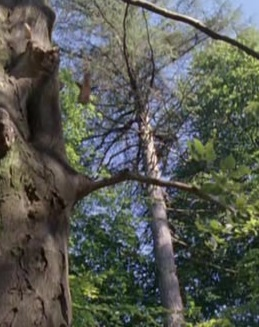
%> input picture SalBenchmark-master/Data/DataSet3/ImgsPQFT/0.jpg, 259 x 327 px; its folder holds only this picture in this run
$ octave main.m   (GNU Octave 9; MATLAB toolbox functions it lacks are replaced by stand-ins)
%> lines starting %> are read from the running program, lines starting %| are printed output that depends on the picture
%> further down, img is the input picture: size 327x259x3 uint8; mean R, G, B 87.4, 90.2, 82.5
### SalBenchmark-master/Code/matlab/PQFT/saliency detection based PQFT/getImage.m
function out = getImage( image )
%GETIMAGE Summary of this function goes here
%   Detailed explanation goes here
[men_m,men_n,men_d]=size(image);
%> men_m = 327; men_n = 259; men_d = 3
quaternion=create_channel('color',image,[64,64]);
out=getSMap(quaternion,[men_m,men_n]);
end

### SalBenchmark-master/Code/matlab/PQFT/saliency detection based PQFT/create_channel.m
function quaternion= create_channel(name,IM1,IM2,rescale)
%> called with name = 'color', IM2 = [64 64]
%创建四个特征通道的四元数表达,
%quternion是一个结构体(w,x,y,z)表示成w+x*i+y*j+z*k
%rescale表示对图像下采样的大小,32*32,64*64,128*128,256*256.
if nargin<=2
    error('wrong parameters.');
end
if nargin==3         %name,IM1,rescal,表示静态图像
    if strcmp(name,'gray')==1
        error('It must be a color image.');
    end
    if strcmp(name,'color')==1                     %彩色静态图像
        I=imresize(IM1,IM2);
        [m,n,d]=size(I);     %m为行，n为列,d为三色通道
%> m = 64; n = 64; d = 3
        I=im2double(I);
%> I: size 64x64x3 double
        R=zeros(m,n);G=zeros(m,n);B=zeros(m,n);Y=zeros(m,n);
        for i=1:m
            for j=1:n
            R(i,j)=I(i,j,1)-(I(i,j,2)+I(i,j,3))/2;
            G(i,j)=I(i,j,2)-(I(i,j,1)+I(i,j,3))/2;
            B(i,j)=I(i,j,3)-(I(i,j,1)+I(i,j,2))/2;
            Y(i,j)=(I(i,j,1)+I(i,j,2))/2-abs(I(i,j,1)-I(i,j,2))/2-I(i,j,3);
            end
        end
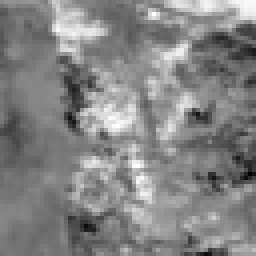
%> B: size 64x64 double (shown 4 times larger); min -0.306, max 0.235, mean -0.0248; drawn with min black and max white
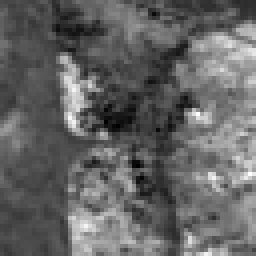
%> G: size 64x64 double (shown 4 times larger); min -0.0882, max 0.188, mean 0.0207; drawn with min black and max white
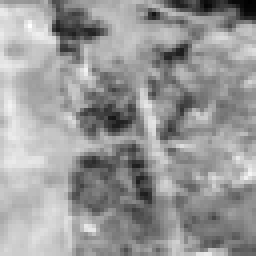
%> R: size 64x64 double (shown 4 times larger); min -0.184, max 0.129, mean 0.00404; drawn with min black and max white
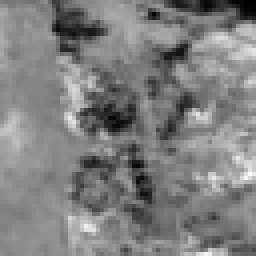
%> Y: size 64x64 double (shown 4 times larger); min -0.271, max 0.282, mean 0.00606; drawn with min black and max white
        %下面是构建四个通道
        Intensity=zeros(m,n);            %亮度通道
        Move=zeros(m,n);                   %运动通道
        RG=R-G;BY=B-Y;                   %两个颜色通道的构建
        for i=1:m
            for j=1:n
                Intensity(i,j)=(I(i,j,1)+I(i,j,2)+I(i,j,3))/3;
            end
        end
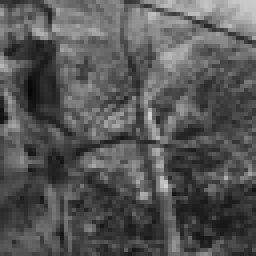
%> Intensity: size 64x64 double (shown 4 times larger); min 0.0301, max 0.821, mean 0.34
        %得到四个特征通道，RG,BY,Intensity,Move.
        %存在Move(t)+RG(t)*i+BY(t)*j+Intensity(t)*k
        quaternion=q_compose(Move,RG,BY,Intensity);                     %进行四元傅里叶变换
    end

else
    if strcmp(name,'gray')==1                %灰度动态图像
       I1=imresize(IM1,rescale);
       I2=imresize(IM2,rescale);
       [m,n]=size(I1);     %m为行，n为列
       I1=im2double(I1);I2=im2double(I2);
       RG=zeros(m,n);BY=zeros(m,n);              %由于图像是灰度图像,其中BG和BY都默认是0.
       %下面是构建两个通道（一个亮度通道和一个运动通道）
       Intensity=I2;            %亮度通道
       Move=abs(I2-I1);      %运动通道
       %得到四个特征通道，RG,BY,Intensity,Move.
       %存在Move(t)+RG(t)*i+BY(t)*j+Intensity(t)*k
       quaternion=q_compose(Move,RG,BY,Intensity);
    end
    if strcmp(name,'color')==1                     %彩色动态图像
        I1=imresize(IM1,rescale);
        I2=imresize(IM2,rescale);
        [m,n,d]=size(I1);     %m为行，n为列,d为三色通道
        I1=im2double(I1);I2=im2double(I2);
        R=zeros(m,n);G=zeros(m,n);B=zeros(m,n);Y=zeros(m,n);
        for i=1:m
            for j=1:n
                R(i,j)=I2(i,j,1)-(I2(i,j,2)+I2(i,j,3))/2;
                G(i,j)=I2(i,j,2)-(I2(i,j,1)+I2(i,j,3))/2;
                B(i,j)=I2(i,j,3)-(I2(i,j,1)+I2(i,j,2))/2;
                Y(i,j)=(I2(i,j,1)+I2(i,j,2))/2-abs(I2(i,j,1)-I2(i,j,2))/2-I2(i,j,3);
            end
        end
        %下面是构建四个通道
        Intensity=zeros(m,n);            %亮度通道
        Intensity2=zeros(m,n);
        RG=R-G;BY=B-Y;                   %两个颜色通道的构建
        for i=1:m
            for j=1:n
                Intensity(i,j)=(I1(i,j,1)+I1(i,j,2)+I1(i,j,3))/3;
                Intensity2(i,j)=(I2(i,j,1)+I2(i,j,2)+I2(i,j,3))/3;
            end
        end
        Move=abs(Intensity-Intensity2);      %运动通道
        %得到四个特征通道，RG,BY,Intensity,Move.
        %存在Move(t)+RG(t)*i+BY(t)*j+Intensity(t)*k
        quaternion=q_compose(Move,RG,BY,Intensity2);

    end
end
end

### SalBenchmark-master/Code/matlab/PQFT/saliency detection based PQFT/q_sp.m
function d = q_sp( a,b )
%Q_SP Summary of this function goes here
%   Detailed explanation goes here
d = a.w .* b.w + a.x .* b.x + a.y .* b.y + a.z .* b.z;

end

### SalBenchmark-master/Code/matlab/PQFT/saliency detection based PQFT/q_compose.m
function q = q_compose( a,b,c,d )
%QUATERNION_COMPOSE Summary of this function goes here
%   Detailed explanation goes here
if nargin==3
q.x=a;
q.y=b;
q.z=c;
end
if nargin==4
q.w=a;
q.x=b;
q.y=c;
q.z=d;
end
end

### SalBenchmark-master/Code/matlab/PQFT/saliency detection based PQFT/q_abs.m
function q = q_abs( a )
%Q_ABS Summary of this function goes here
%   Detailed explanation goes here
q=sqrt(a.w.^2+a.x.^2+a.y.^2+a.z.^2);
end

### SalBenchmark-master/Code/matlab/PQFT/saliency detection based PQFT/getSMap.m
function out = getSMap( quaternion,original_scalse )
%SALIENCYMAP Summary of this function goes here
%   Detailed explanation goes here
    out=q_fft2(quaternion);
%> in q_compose (call 15), `q.w=a;`: q.w: size 64x64 double; every value is 0
    phase=q_compose(out.w./q_abs(out),out.x./q_abs(out),out.y./q_abs(out),out.z./q_abs(out));
    IX=q_ifft2(phase);
    sM=(q_abs(IX)).^2;
    %gau=creatgauss(5,4);                                %将sM进行高斯平滑
    gau=fspecial('gaussian',[5,5],8);
    %sM=gaufilter(gau,sM);
    sM=conv2(sM,gau,'same');
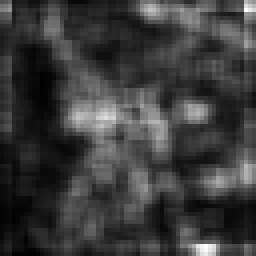
%> sM: size 64x64 double (shown 4 times larger); min 3.13e-05, max 0.000855, mean 0.000226; drawn with min black and max white

    sM=mat2gray(sM);
    out=imresize(sM,original_scalse);
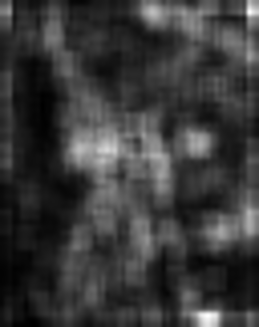
%> out: size 327x259 double; min -0.00182, max 1.04, mean 0.237; drawn with min black and max white
end

### SalBenchmark-master/Code/matlab/PQFT/saliency detection based PQFT/q_fft2.m
function Q = q_fft2(q)
%默认是左变换.
%a为scalar,标量.
%b,c,d是vector,向量.
%a,b,c,d均为实数.
A=q_compose(0,1,1,1);   %默认是i+j+k的轴
A=q_unit(A);
B = q_orthonormal_basis(A);
X = q_change_basis(q, B);
C1=fft2(complex(X.w,X.x));
C2=fft2(complex(X.y,X.z));
Q=q_compose(real(C1),imag(C1),real(C2),imag(C2));
Q= q_change_basis(Q, B.');
%[A,B,C,D]是变换后的四元数.
end

### SalBenchmark-master/Code/matlab/PQFT/saliency detection based PQFT/q_ifft2.m
function Q = q_ifft2(q)
%默认是左变换.
%a为scalar,标量.
%b,c,d是vector,向量.
%a,b,c,d均为实数.
A=q_compose(0,1,1,1);   %默认是i+j+k的轴
A=q_unit(A);
B = q_orthonormal_basis(A);
X = q_change_basis(q, B);
C1=ifft2(complex(X.w,X.x));
C2=ifft2(complex(X.y,X.z));
Q=q_compose(real(C1),imag(C1),real(C2),imag(C2));
Q= q_change_basis(Q, B.');
%[A,B,C,D]是变换后的四元数.
end

### SalBenchmark-master/Code/matlab/PQFT/saliency detection based PQFT/q_change_basis.m
function P = q_change_basis(Q, B)
%Q_CHANGE_BASIS Summary of this function goes here
%   Detailed explanation goes here
V1 = q_compose(0,B(1,1), B(1,2), B(1,3));
V2 = q_compose(0,B(2,1), B(2,2), B(2,3));
V3 = q_compose(0,B(3,1), B(3,2), B(3,3));

 P = q_compose(Q.w, q_sp(Q, V1),...
                     q_sp(Q, V2),...
                      q_sp(Q, V3));
end

### SalBenchmark-master/Code/matlab/PQFT/saliency detection based PQFT/q_orthonormal_basis.m
function B = q_orthonormal_basis( V )
qunit=q_compose(0,1,1,1);
L = parallel(V, qunit);
    if any(L)
        if L(1)
            W = q_compose(0,1,1,-1);
        elseif L(2)
            W = q_compose(0,-1,1,1);
        else
            W = q_compose(0,1,-1,1);
        end
    else
        W = q_compose(0,1,1,1);
        if parallel(V, W)
            W =q_compose(0,-1,-1,0);
        end
    end
C = q_vp(V, W);
W = q_unit(C);

X = q_unit(q_vp(V, W));
V = q_unit(V);
B = [V.x, V.y, V.z; W.x, W.y, W.z; X.x, X.y, X.z];

end


function tf = parallel(x, y)
tf = abs(q_abs(q_vp(x, y))) < eps;
end

### SalBenchmark-master/Code/matlab/PQFT/saliency detection based PQFT/q_unit.m
function q = q_unit( a )
%求单位四元数.
c=q_abs(a);
q=q_compose(a.w./c,a.x./c,a.y./c,a.z./c);

end

### SalBenchmark-master/Code/matlab/PQFT/saliency detection based PQFT/q_vp.m
function c = q_vp( a,b )
%四元数的向量积,a和b都是纯四元数.
c = q_compose(0,a.y .* b.z - a.z .* b.y, ...
                  a.z .* b.x - a.x .* b.z, ...
                  a.x .* b.y - a.y .* b.x);
end

### SalBenchmark-master/Code/matlab/PQFT/saliency detection based PQFT/main.m
clc

clear

seqs.img_list = dir('F:\git\paper1st\SalBenchmark-master\Data\DataSet3\ImgsPQFT\*.jpg');

N = length(seqs.img_list);

for i=1:N
   img = imread(['F:\git\paper1st\SalBenchmark-master\Data\DataSet3\ImgsPQFT\', seqs.img_list(i).name]);
   out = getImage(img);
%    [~, frameName] = fileparts(seqs.img_list(i).name);
%    imwrite(out,  ['F:\git\paper1st\SalBenchmark-master\Data\DataSet3\Saliency\' frameName '_PQFT' '.png']);
   ofname = sprintf('F:/git/paper1st/SalBenchmark-master/Data/DataSet3/Saliency/%08d_PQFT.png',i-1);
   imwrite(out, ofname);
end

%imwrite(out{i},  ['F:\git\paper1st\SalBenchmark-master\Data\DataSet3\Saliency\' num2str(i) '.png']);


% function varargout = main(varargin)
% % MAIN M-file for main.fig
% %      MAIN, by itself, creates a new MAIN or raises the existing
% %      singleton*.
% %
% %      H = MAIN returns the handle to a new MAIN or the handle to
% %      the existing singleton*.
% %
% %      MAIN('CALLBACK',hObject,eventData,handles,...) calls the local
% %      function named CALLBACK in MAIN.M with the given input arguments.
% %
% %      MAIN('Property','Value',...) creates a new MAIN or raises the
% %      existing singleton*.  Starting from the left, property value pairs are
% %      applied to the GUI before main_OpeningFcn gets called.  An
% %      unrecognized property name or invalid value makes property application
% %      stop.  All inputs are passed to main_OpeningFcn via varargin.
% %
% %      *See GUI Options on GUIDE's Tools menu.  Choose "GUI allows only one
% %      instance to run (singleton)".
% %
% % See also: GUIDE, GUIDATA, GUIHANDLES
%
% % Edit the above text to modify the response to help main
%
% % Last Modified by GUIDE v2.5 17-May-2013 14:38:01
%
% % Begin initialization code - DO NOT EDIT
% gui_Singleton = 1;
% gui_State = struct('gui_Name',       mfilename, ...
%                    'gui_Singleton',  gui_Singleton, ...
%                    'gui_OpeningFcn', @main_OpeningFcn, ...
%                    'gui_OutputFcn',  @main_OutputFcn, ...
%                    'gui_LayoutFcn',  [] , ...
%                    'gui_Callback',   []);
% if nargin && ischar(varargin{1})
%     gui_State.gui_Callback = str2func(varargin{1});
% end
%
% if nargout
%     [varargout{1:nargout}] = gui_mainfcn(gui_State, varargin{:});
% else
%     gui_mainfcn(gui_State, varargin{:});
% end
% % End initialization code - DO NOT EDIT
%
%
% % --- Executes just before main is made visible.
% function main_OpeningFcn(hObject, eventdata, handles, varargin)
% % This function has no output args, see OutputFcn.
% % hObject    handle to figure
% % eventdata  reserved - to be defined in a future version of MATLAB
% % handles    structure with handles and user data (see GUIDATA)
% % varargin   command line arguments to main (see VARARGIN)
%
% % Choose default command line output for main
% handles.output = hObject;
%
% % Update handles structure
% guidata(hObject, handles);
%
% % UIWAIT makes main wait for user response (see UIRESUME)
% % uiwait(handles.figure1);
%
%
% % --- Outputs from this function are returned to the command line.
% function varargout = main_OutputFcn(hObject, eventdata, handles)
% % varargout  cell array for returning output args (see VARARGOUT);
% % hObject    handle to figure
% % eventdata  reserved - to be defined in a future version of MATLAB
% % handles    structure with handles and user data (see GUIDATA)
%
% % Get default command line output from handles structure
% varargout{1} = handles.output;
%
%
% % --------------------------------------------------------------------
% function Untitled_1_Callback(hObject, eventdata, handles)
% % hObject    handle to Untitled_1 (see GCBO)
% % eventdata  reserved - to be defined in a future version of MATLAB
% % handles    structure with handles and user data (see GUIDATA)
%
%
% % --------------------------------------------------------------------
% function Untitled_5_Callback(hObject, eventdata, handles)
% % hObject    handle to Untitled_5 (see GCBO)
% % eventdata  reserved - to be defined in a future version of MATLAB
% % handles    structure with handles and user data (see GUIDATA)
%
%
% % --------------------------------------------------------------------
% function about_Callback(hObject, eventdata, handles)
% % hObject    handle to about (see GCBO)
% % eventdata  reserved - to be defined in a future version of MATLAB
% % handles    structure with handles and user data (see GUIDATA)
%
%
% % --------------------------------------------------------------------
% function open_Callback(hObject, eventdata, handles)
% % hObject    handle to open (see GCBO)
% % eventdata  reserved - to be defined in a future version of MATLAB
% % handles    structure with handles and user data (see GUIDATA)
% [filename pathname]=uigetfile({'*.jpg';'*.bmp';'*.tif';'*.*'},'Please select a color image');
% if isequal(filename,0)||isequal(pathname,0)
%     errorlg('没有选中文件','出错');
%     return;
% else
%     file=[pathname,filename];
%     global S         %保存文件的初始路径
%     S=file;
%     handles.img=imread(file);
%     set(handles.axes1,'HandleVisibility','ON');
%     axes(handles.axes1);
%     imshow(handles.img);
%     set(handles.axes1,'HandleVisibility','OFF');
%     guidata(hObject, handles);
% end
%
% % --------------------------------------------------------------------
% function save_Callback(hObject, eventdata, handles)
% % hObject    handle to save (see GCBO)
% % eventdata  reserved - to be defined in a future version of MATLAB
% % handles    structure with handles and user data (see GUIDATA)
% [sfilename,sfilepath]=uiputfile({'*.jpg';'*.bmp';'*.tif';'*.*'},'Save a saliency image','untitled.jpg');
% if ~isequal([sfilename,sfilepath],[0,0])
%     sfilefullname=[sfilepath,sfilename];
%     imwrite(handles.ssM,sfilefullname);
% else
%     msgbox('你按了取消键','保存失败');
% end
% % --------------------------------------------------------------------
% function quit_Callback(hObject, eventdata, handles)
% % hObject    handle to quit (see GCBO)
% % eventdata  reserved - to be defined in a future version of MATLAB
% % handles    structure with handles and user data (see GUIDATA)
% clc;
% close all;
% close(gcf);
% clear;
%
% % --- Executes on button press in pushbutton1.
% function pushbutton1_Callback(hObject, eventdata, handles)
% % hObject    handle to pushbutton1 (see GCBO)
% % eventdata  reserved - to be defined in a future version of MATLAB
% % handles    structure with handles and user data (see GUIDATA)
% handles.ssM=getImage(handles.img);
% axes(handles.axes2);
% imshow(handles.ssM);
% guidata(hObject, handles);
%
% % --- Executes on button press in pushbutton2.
% function pushbutton2_Callback(hObject, eventdata, handles)
% % hObject    handle to pushbutton2 (see GCBO)
% % eventdata  reserved - to be defined in a future version of MATLAB
% % handles    structure with handles and user data (see GUIDATA)
% expectation=mean(handles.ssM(:));
% handles.imbw=im2bw(handles.ssM,3*expectation);
% axes(handles.axes3);
% imshow(handles.imbw);
% guidata(hObject, handles);
%
% % --- Executes on button press in pushbutton3.
% function pushbutton3_Callback(hObject, eventdata, handles)
% % hObject    handle to pushbutton3 (see GCBO)
% % eventdata  reserved - to be defined in a future version of MATLAB
% % handles    structure with handles and user data (see GUIDATA)
% handles.ob=detection(handles.imbw,handles.img);
% axes(handles.axes4);
% imshow(handles.ob);
% guidata(hObject, handles);
%
% % --- Executes during object creation, after setting all properties.
% function axes1_CreateFcn(hObject, eventdata, handles)
% % hObject    handle to axes1 (see GCBO)
% % eventdata  reserved - to be defined in a future version of MATLAB
% % handles    empty - handles not created until after all CreateFcns called
% set(hObject,'xTick',[]);
% set(hObject,'ytick',[]);
% set(hObject,'box','on');
%
% % Hint: place code in OpeningFcn to populate axes1
%
%
% % --- Executes during object creation, after setting all properties.
% function axes2_CreateFcn(hObject, eventdata, handles)
% % hObject    handle to axes2 (see GCBO)
% % eventdata  reserved - to be defined in a future version of MATLAB
% % handles    empty - handles not created until after all CreateFcns called
% set(hObject,'xTick',[]);
% set(hObject,'ytick',[]);
% set(hObject,'box','on');
%
% % Hint: place code in OpeningFcn to populate axes2
%
%
% % --- Executes during object creation, after setting all properties.
% function axes3_CreateFcn(hObject, eventdata, handles)
% % hObject    handle to axes3 (see GCBO)
% % eventdata  reserved - to be defined in a future version of MATLAB
% % handles    empty - handles not created until after all CreateFcns called
% set(hObject,'xTick',[]);
% set(hObject,'ytick',[]);
% set(hObject,'box','on');
%
% % Hint: place code in OpeningFcn to populate axes3
%
%
% % --- Executes during object creation, after setting all properties.
% function axes4_CreateFcn(hObject, eventdata, handles)
% % hObject    handle to axes4 (see GCBO)
% % eventdata  reserved - to be defined in a future version of MATLAB
% % handles    empty - handles not created until after all CreateFcns called
% set(hObject,'xTick',[]);
% set(hObject,'ytick',[]);
% set(hObject,'box','on');
%
% % Hint: place code in OpeningFcn to populate axes4

$ run again, on SalBenchmark-master/Data/DataSet3/ImgsPQFT/00000004.jpg
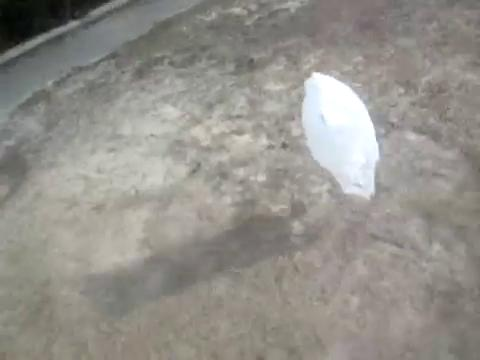
%> input picture SalBenchmark-master/Data/DataSet3/ImgsPQFT/00000004.jpg, 480 x 360 px
%> img is the input picture: size 360x480x3 uint8; mean R, G, B 147.8, 145.1, 139
%> after the loop in create_channel, `for i=1:m`:
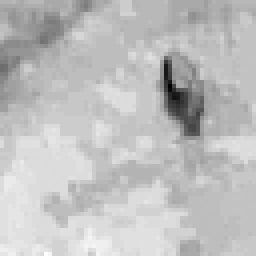
%> Y: size 64x64 double (shown 4 times larger); min -0.129, max 0.0706, mean 0.0209; drawn with min black and max white
%> q.w: size 64x64 double; every value is 0
%> in getSMap, `out=imresize(sM,original_scalse);`:
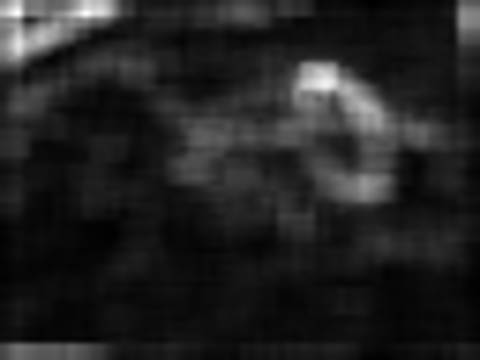
%> out: size 360x480 double; min -0.00197, max 1.01, mean 0.136; drawn with min black and max white

$ run again, on SalBenchmark-master/Data/DataSet3/ImgsPQFT/2.jpg
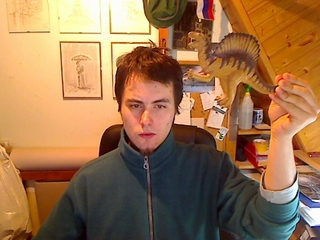
%> input picture SalBenchmark-master/Data/DataSet3/ImgsPQFT/2.jpg, 320 x 240 px
%> img is the input picture: size 240x320x3 uint8; mean R, G, B 154.4, 114.4, 77.7
%> q.w: size 64x64 double; every value is 0
%> in getSMap, `out=imresize(sM,original_scalse);`:
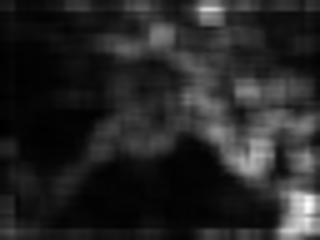
%> out: size 240x320 double; min -0.00146, max 1, mean 0.148; drawn with min black and max white
